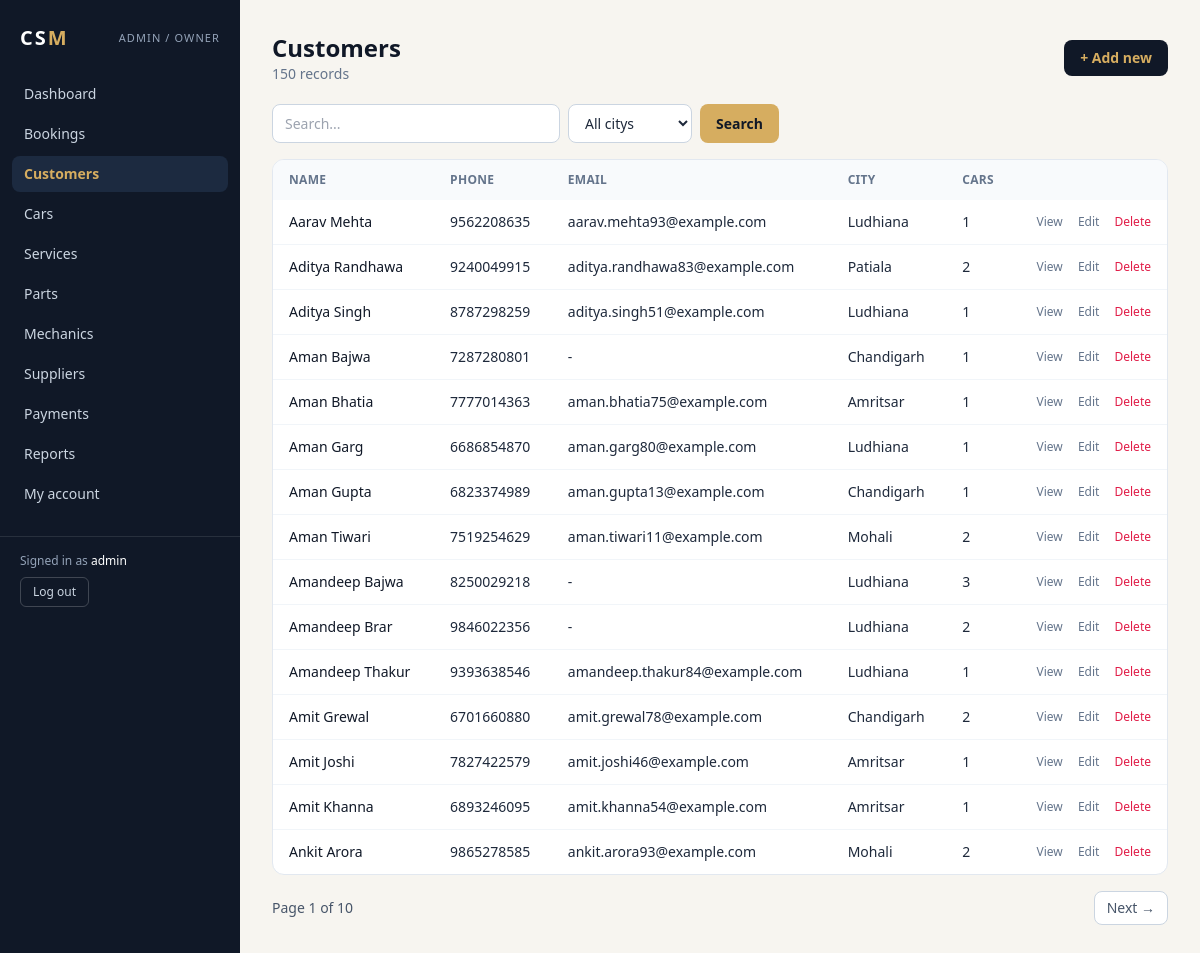
The page /customers/ (signed in) on the database its author committed.
### services/models.py (models this page shows, shortened)
class Customer(models.Model):
    name = models.CharField(max_length=100)
    phone = models.CharField(max_length=10, unique=True, validators=[phone_validator])
    email = models.EmailField(blank=True)
    address = models.TextField(blank=True)
    city = models.CharField(max_length=60, default='Ludhiana')
    joined_on = models.DateField(default=date.today)
    class Meta:
        db_table = 'customer'
        ordering = ['name']

### services/views.py (the view)
# urls.py: path('customers/', v.CustomerList.as_view(), name='customer_list'),
class CustomerList(ListBase):
    model = Customer
    title, prefix, has_detail = 'Customers', 'customer', True
    search_fields = ['name', 'phone', 'email', 'city']
    columns = [('Name', 'name'), ('Phone', 'phone'), ('Email', 'email'), ('City', 'city'), ('Cars', 'car_count')]
    filter_param, filter_label = 'city', 'City'
    def get_queryset(self):
        return super().get_queryset().annotate(car_count=Count('cars')).order_by('name')
    def get_filter_choices(self):
        return [(c, c) for c in Customer.objects.order_by('city').values_list('city', flat=True).distinct()]

### services/access.py (called while the page is built, shortened)
def user_role(user):
    if not user.is_authenticated:
        return None
    if user.is_superuser:
        return 'admin'

def deny(request, roles):
    if not request.user.is_authenticated:
        return redirect_to_login(request.get_full_path())
    if user_role(request.user) in roles:
        return None
    messages.error(request, "You don't have access to that page.")
    return redirect('after_login')

    def dispatch(self, request, *args, **kwargs):
        return deny(request, self.roles) or super().dispatch(request, *args, **kwargs)

### services/context.py (called while the page is built)
def nav(request):
    role = user_role(request.user)
    return {"nav": NAVS.get(role, []), "role": role, "role_label": LABELS.get(role, ''),
            "home_url": HOME.get(role, 'home')}

### services/templatetags/csm_extras.py (called while the page is built)
@register.filter
def cell(obj, path):
    for part in path.split('.'):
        if obj is None:
            return ''
        obj = getattr(obj, part, '')
        if callable(obj):
            obj = obj()
    return obj

@register.filter
def pretty(value):
    if value is None or value == '':
        return '-'
    if isinstance(value, bool):
        value = 'Active' if value else 'Inactive'
    if isinstance(value, str) and value in BADGES:
        return format_html('<span class="inline-block rounded-full px-2.5 py-0.5 text-xs font-semibold {}">{}</span>',
                           BADGES[value], value)
    if isinstance(value, Decimal):
        return f"Rs {value:,.0f}"
    return value

### services/views.py (called while the page is built, shortened)
    def get_queryset(self):
        qs = super().get_queryset()
        q = self.request.GET.get('q', '').strip()
        if self.filter_param and self.request.GET.get('f'):
            qs = qs.filter(**{self.filter_param: self.request.GET['f']})
        return qs

    def get_context_data(self, **kw):
        ctx = super().get_context_data(**kw)
        params = self.request.GET.copy()
        params.pop('page', None)
        ctx.update(
            title=self.title, prefix=self.prefix, columns=self.columns, has_detail=self.has_detail,
            can_add=self.can_add, can_edit=self.can_edit,
            can_delete=(user_role(self.request.user) == 'admin') if self.can_delete is None else self.can_delete,
            q=self.request.GET.get('q', ''),
            filter_choices=self.get_filter_choices() if self.filter_param else None,
            filter_label=self.filter_label, f=self.request.GET.get('f', ''),
            querystring=params.urlencode(), count=ctx['paginator'].count,
        )
        return ctx

### services/templates/services/list.html (shortened to what this page needs)
{% extends 'services/base.html' %}{% load csm_extras %}
{% block content %}
<div class="mb-5 flex flex-wrap items-center justify-between gap-3">
  <div>
    <h1 class="text-2xl font-bold text-navy">{{ title }}</h1>
    <p class="text-sm text-slate-500">{{ count }} record{{ count|pluralize }}</p>
  </div>
  {% if can_add %}<a href="{% url prefix|add:'_add' %}" class="rounded-lg bg-navy px-4 py-2 text-sm font-semibold text-gold hover:bg-navy-light">+ Add new</a>{% endif %}
</div>
<form method="get" class="mb-4 flex flex-wrap gap-2">
  <input name="q" value="{{ q }}" placeholder="Search..." class="w-full rounded-lg border border-slate-300 bg-white px-3 py-2 text-sm focus:border-gold focus:outline-none sm:w-72">
  {% if filter_choices %}
  <select name="f" class="rounded-lg border border-slate-300 bg-white px-3 py-2 text-sm">
    <option value="">All {{ filter_label|lower }}s</option>
  </select>
  {% endif %}
  <button class="rounded-lg bg-gold px-4 py-2 text-sm font-semibold text-navy hover:opacity-90">Search</button>
</form>
<div class="overflow-x-auto rounded-xl border border-slate-200 bg-white">
  <table class="w-full text-left text-sm">
    <thead class="bg-slate-50 text-xs uppercase tracking-wide text-slate-500">
      <tr>{% for header, path in columns %}<th class="px-4 py-3 font-semibold">{{ header }}</th>{% endfor %}<th class="px-4 py-3"></th></tr>
    </thead>
    <tbody class="divide-y divide-slate-100">
    {% for obj in page_obj %}
      <tr class="hover:bg-cream/60">
        {% for header, path in columns %}
          <td class="px-4 py-3 {% if forloop.first %}font-medium text-navy{% endif %}">
            {% if forloop.first and has_detail %}<a class="hover:text-gold" href="{% url prefix|add:'_detail' obj.pk %}">{{ obj|cell:path|pretty }}</a>
            {% else %}{{ obj|cell:path|pretty }}{% endif %}
          </td>
        {% endfor %}
        <td class="whitespace-nowrap px-4 py-3 text-right text-xs">
          {% if has_detail %}<a class="mr-3 text-slate-500 hover:text-navy" href="{% url prefix|add:'_detail' obj.pk %}">View</a>{% endif %}
          {% if can_edit %}<a class="mr-3 text-slate-500 hover:text-navy" href="{% url prefix|add:'_edit' obj.pk %}">Edit</a>{% endif %}
          {% if can_delete %}<a class="text-rose-600 hover:underline" href="{% url prefix|add:'_delete' obj.pk %}">Delete</a>{% endif %}
        </td>
      </tr>
    {% empty %}
      <tr><td colspan="{{ columns|length|add:1 }}" class="px-4 py-10 text-center text-slate-400">Nothing found.</td></tr>
    {% endfor %}
    </tbody>
  </table>
</div>
{% if is_paginated %}
<div class="mt-4 flex items-center justify-between text-sm text-slate-600">
  <span>Page {{ page_obj.number }} of {{ paginator.num_pages }}</span>
  <div class="flex gap-2">
    {% if page_obj.has_next %}<a class="rounded-lg border border-slate-300 bg-white px-3 py-1.5 hover:border-gold" href="?{% if querystring %}{{ querystring }}&{% endif %}page={{ page_obj.next_page_number }}">Next &rarr;</a>{% endif %}
  </div>
</div>
{% endif %}
{% endblock %}

### services/templates/services/base.html (shortened to what this page needs)
{% load csm_extras %}<!DOCTYPE html>
<html lang="en">
<head>
  <script src="https://cdn.tailwindcss.com"></script>
</head>
<body class="bg-cream text-slate-800 antialiased">
{% with name=request.resolver_match.url_name|default:'' %}
<div class="min-h-screen lg:flex">
  <aside class="bg-navy text-slate-300 lg:w-60 lg:min-h-screen lg:shrink-0">
    <div class="flex items-center justify-between px-5 py-4 lg:py-6">
      <a href="{% url home_url %}" class="text-xl font-extrabold tracking-widest text-white">CS<span class="text-gold">M</span></a>
      <span class="text-[11px] uppercase tracking-widest text-slate-400">{{ role_label }}</span>
    </div>
    <nav class="flex gap-1 overflow-x-auto px-3 pb-3 text-sm lg:flex-col lg:overflow-visible lg:pb-0">
      {% for label, url, key in nav %}
        <a href="{% url url %}"
           class="whitespace-nowrap rounded-lg px-3 py-2 hover:bg-navy-light hover:text-gold
                  {% if key in name %}bg-navy-light text-gold font-semibold{% endif %}">{{ label }}</a>
      {% endfor %}
    </nav>
    <div class="flex items-center justify-between gap-3 border-t border-white/10 px-5 py-3 text-xs lg:mt-6 lg:block lg:py-4">
      <div class="text-slate-400 lg:mb-2">Signed in as <span class="text-white">{{ request.user.username }}</span></div>
      <form method="post" action="{% url 'logout' %}">{% csrf_token %}
        <button class="rounded-md border border-white/20 px-3 py-1.5 hover:border-gold hover:text-gold">Log out</button>
      </form>
    </div>
  </aside>
  <main class="min-w-0 flex-1 px-4 py-6 sm:px-8 lg:py-8">
    {% block content %}{% endblock %}
  </main>
</div>
{% endwith %}
</body>
</html>

### rows shown on the page
Customer: columns "Aarav Mehta", columns "9562208635" "aarav.mehta93@example.com" "Ludhiana" "1"
Customer: columns "Aditya Randhawa", columns "9240049915" "aditya.randhawa83@example.com" "Patiala" "2"
Customer: columns "Aditya Singh", columns "8787298259" "aditya.singh51@example.com" "Ludhiana" "1"
Customer: columns "Aman Bajwa", columns "7287280801" "-" "Chandigarh" "1"
Customer: columns "Aman Bhatia", columns "7777014363" "aman.bhatia75@example.com" "Amritsar" "1"
Customer: columns "Aman Garg", columns "6686854870" "aman.garg80@example.com" "Ludhiana" "1"
Customer: columns "Aman Gupta", columns "6823374989" "aman.gupta13@example.com" "Chandigarh" "1"
Customer: columns "Aman Tiwari", columns "7519254629" "aman.tiwari11@example.com" "Mohali" "2"
Customer: columns "Amandeep Bajwa", columns "8250029218" "-" "Ludhiana" "3"
Customer: columns "Amandeep Brar", columns "9846022356" "-" "Ludhiana" "2"
Customer: columns "Amandeep Thakur", columns "9393638546" "amandeep.thakur84@example.com" "Ludhiana" "1"
Customer: columns "Amit Grewal", columns "6701660880" "amit.grewal78@example.com" "Chandigarh" "2"
Customer: columns "Amit Joshi", columns "7827422579" "amit.joshi46@example.com" "Amritsar" "1"
Customer: columns "Amit Khanna", columns "6893246095" "amit.khanna54@example.com" "Amritsar" "1"
Customer: columns "Ankit Arora", columns "9865278585" "ankit.arora93@example.com" "Mohali" "2"

### other values the page prints
{{ role_label }} "ADMIN / OWNER"
{{ label }} "Dashboard" "Bookings" "Customers" "Cars" "Services" "Parts" "Mechanics" "Suppliers" "Payments" "Reports" "My account"
{{ request.user.username }} "admin"
{{ title }} "Customers"
{{ count }} "150"
{{ header }} "NAME" "PHONE" "EMAIL" "CITY" "CARS"
{{ page_obj.number }} "1"
{{ paginator.num_pages }} "10"
